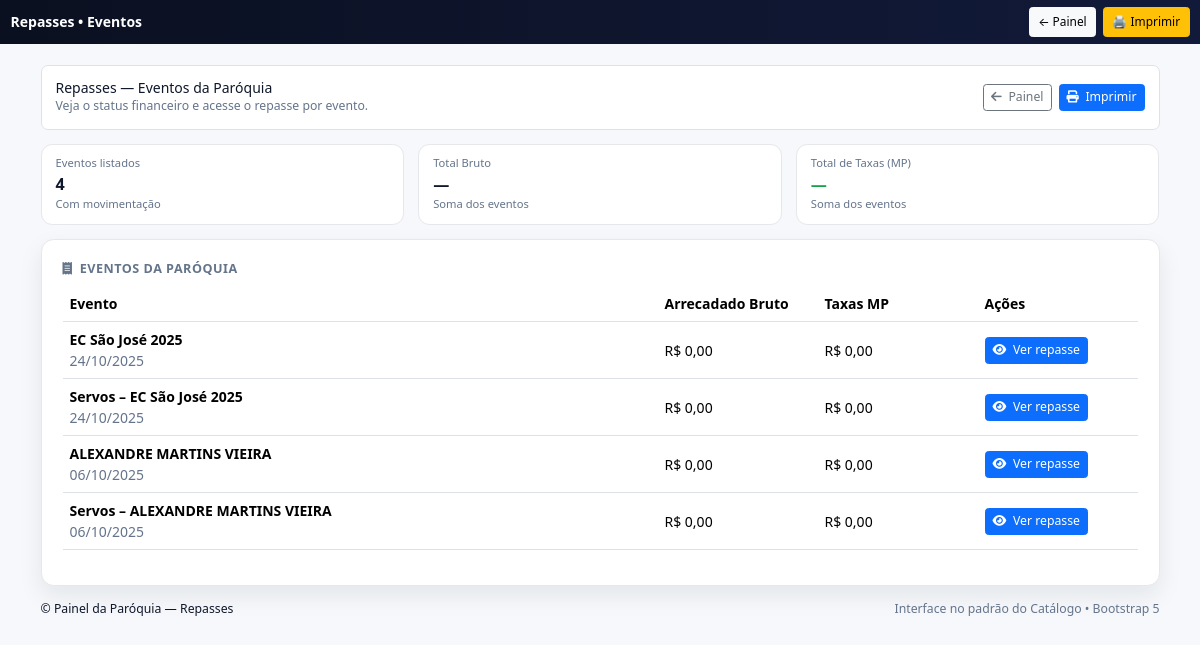
Page /admin-paroquia/financeiro/repasses/ (signed in) on the committed database.
### inscricoes/models.py (models this page shows, shortened)
class EventoAcampamento(models.Model):
    TIPO_ACAMPAMENTO = [
        ('senior',  'Acampamento Sênior'),
        ('juvenil', 'Acampamento Juvenil'),
        ('mirim',   'Acampamento Mirim'),
        ('servos',  'Acampamento de Servos'),
        ('casais',  'Encontro de Casais'),
        ('evento',  'Evento'),
        ('retiro',  'Retiro'),
        ('pagamento', 'Pagamento'),
    ]
    id = models.UUIDField(primary_key=True, default=uuid.uuid4, editable=False)
    nome = models.CharField(max_length=255)
    tipo = models.CharField(max_length=20, choices=TIPO_ACAMPAMENTO)
    data_inicio = models.DateField()
    data_fim = models.DateField()
    inicio_inscricoes = models.DateField()
    fim_inscricoes = models.DateField()
    valor_inscricao = models.DecimalField(
        max_digits=8,
        decimal_places=2,
        default=0.00,
        verbose_name="Valor da Inscrição"
    )
    slug = models.SlugField(unique=True, blank=True)
    paroquia = models.ForeignKey("Paroquia", on_delete=models.CASCADE, related_name="eventos")
    banner = CloudinaryField(null=True, blank=True, verbose_name="Banner do Evento")
    permitir_inscricao_servos = models.BooleanField(
        default=False,
        help_text="Se marcado, o evento de Servos vinculado pode receber inscrições."
    )
    evento_relacionado = models.ForeignKey(
        "self",
        on_delete=models.SET_NULL,
        null=True,
        blank=True,
        related_name="eventos_servos",
        help_text="Se este for um evento de Servos, vincule ao evento principal em que irão servir."
    )
    @property
    def principal(self):
        """Se for servos, retorna o evento principal; caso contrário, None."""
        return self.evento_relacionado if self.is_servos else None
    class Meta:
        constraints = [
            models.UniqueConstraint(
                fields=["evento_relacionado"],
                condition=Q(tipo="servos"),
                name="uniq_servos_por_evento_principal",
            ),
        ]

### inscricoes/views.py (the view)
# urls.py: path("admin-paroquia/financeiro/repasses/", views.repasse_lista_eventos, name="repasse_lista_eventos"),
@login_required
@user_passes_test(lambda u: u.is_admin_paroquia())
def repasse_lista_eventos(request):
    paroquia = request.user.paroquia
    eventos = (EventoAcampamento.objects
               .filter(paroquia=paroquia)
               .order_by("-data_inicio"))
    has_fee_mp = True
    try:
        Pagamento._meta.get_field("fee_mp")
    except FieldDoesNotExist:
        has_fee_mp = False
    linhas = []
    for ev in eventos:
        pagos = Pagamento.objects.filter(
            inscricao__evento=ev,
            status=Pagamento.StatusPagamento.CONFIRMADO
        )
        bruto = pagos.aggregate(total=Sum("valor"))["total"] or Decimal("0.00")
        if has_fee_mp:
            taxas_mp = pagos.aggregate(total=Sum("fee_mp"))["total"] or Decimal("0.00")
        else:
            taxas_mp = Decimal("0.00")  # sem a coluna fee_mp
        linhas.append({
            "evento": ev,
            "bruto": bruto,
            "taxas_mp": taxas_mp,
            "detalhe_url": reverse("inscricoes:repasse_evento_detalhe", args=[ev.id]),
            "sem_fee_mp": not has_fee_mp,
        })
    return render(request, "financeiro/repasse_lista_eventos.html", {"linhas": linhas})

### inscricoes/models.py (called while the page is built)
    def is_admin_paroquia(self):
        return self.tipo_usuario == 'admin_paroquia'

### inscricoes/templates/financeiro/repasse_lista_eventos.html (shortened to what this page needs)
{% load static %}
<!doctype html>
<html lang="pt-br">
<head>
  <link href="https://cdn.jsdelivr.net/npm/bootstrap@5.3.3/dist/css/bootstrap.min.css" rel="stylesheet"/>
  <link rel="stylesheet"
        href="https://cdnjs.cloudflare.com/ajax/libs/font-awesome/6.0.0/css/all.min.css"
 />
</head>
<body>
<nav class="navbar nav-pro navbar-dark">
  <div class="container-fluid">
    <a class="navbar-brand fw-bold" href="{% url 'inscricoes:admin_paroquia_painel' %}">Repasses • Eventos</a>
    <div class="d-flex align-items-center gap-2 ms-auto">
      <a class="btn btn-sm btn-light" href="{% url 'inscricoes:admin_paroquia_painel' %}">← Painel</a>
      <button id="printBtn" class="btn btn-sm btn-warning" type="button">🖨️ Imprimir</button>
    </div>
  </div>
</nav>
<main class="container py-3 py-lg-4">
  <div class="sticky-topbar border rounded-3 p-3 mb-3 bg-white">
    <div class="d-flex flex-wrap align-items-center justify-content-between gap-2">
      <div>
        <h1 class="h6 m-0">Repasses — Eventos da Paróquia</h1>
        <div class="small text-muted-2">Veja o status financeiro e acesse o repasse por evento.</div>
      </div>
      <div class="d-flex gap-2">
        <a class="btn btn-outline-secondary btn-sm" href="{% url 'inscricoes:admin_paroquia_painel' %}">
          <i class="fa-solid fa-arrow-left me-1"></i> Painel
        </a>
        <button id="printBtn2" class="btn btn-primary btn-sm" type="button">
          <i class="fa-solid fa-print me-1"></i> Imprimir
        </button>
      </div>
    </div>
  </div>
  <div class="row g-3 mb-3">
    <div class="col-12 col-md-4">
      <div class="kpi">
        <div class="small">Eventos listados</div>
        <div class="fs-4 fw-bold">{{ linhas|length }}</div>
        <div class="small">Com movimentação</div>
      </div>
    </div>
    <div class="col-12 col-md-4">
      <div class="kpi">
        <div class="small">Total Bruto</div>
        <div class="fs-4 fw-bold">
          {% if tot_bruto is not None %}R$ {{ tot_bruto|floatformat:2 }}{% else %}—{% endif %}
        </div>
        <div class="small">Soma dos eventos</div>
      </div>
    </div>
    <div class="col-12 col-md-4">
      <div class="kpi ok">
        <div class="small">Total de Taxas (MP)</div>
        <div class="fs-4 fw-bold">
          {% if tot_taxas is not None %}R$ {{ tot_taxas|floatformat:2 }}{% else %}—{% endif %}
        </div>
        <div class="small">Soma dos eventos</div>
      </div>
    </div>
  </div>
  <section class="card-clean p-3 p-md-4">
    <h2 class="sec-title"><i class="fa-solid fa-receipt me-1"></i> Eventos da Paróquia</h2>
    <div class="table-responsive">
      <table class="table table-hover align-middle">
        <thead>
          <tr>
            <th>Evento</th>
            <th style="width:160px">Arrecadado Bruto</th>
            <th style="width:160px">Taxas MP</th>
            <th style="width:160px">Ações</th>
          </tr>
        </thead>
        <tbody>
          {% for l in linhas %}
            <tr>
              <td>
                <strong>{{ l.evento.nome }}</strong><br>
                <span class="text-muted-2">{{ l.evento.data_inicio|date:"d/m/Y" }}</span>
              </td>
              <td>R$ {{ l.bruto|floatformat:2 }}</td>
              <td>R$ {{ l.taxas_mp|floatformat:2 }}</td>
              <td>
                <a class="btn btn-primary btn-sm" href="{{ l.detalhe_url }}">
                  <i class="fa-solid fa-eye me-1"></i> Ver repasse
                </a>
              </td>
            </tr>
          {% empty %}
            <tr>
              <td colspan="4" class="text-center text-muted-2 py-3">Nenhum evento encontrado.</td>
            </tr>
          {% endfor %}
        </tbody>
      </table>
    </div>
  </section>
  <footer class="py-3">
    <div class="d-flex flex-wrap justify-content-between align-items-center">
      <small>© {{ current_year }} Painel da Paróquia — Repasses</small>
      <small class="text-muted-2">Interface no padrão do Catálogo • Bootstrap 5</small>
    </div>
  </footer>
</main>
</body>
</html>

### inscricoes/templates/financeiro/repasse_lista_eventos.html (style rules this page uses)
:root { --ink:#0f172a; --muted:#64748b; --ring:rgba(37,99,235,.18); --g1:#0b1020; --g2:#111a3a; --base-font:14px; --ok:#16a34a; }
html { font-size: var(--base-font); }
body { background:#f6f8fb; color:var(--ink); }
.nav-pro { background:linear-gradient(90deg,var(--g1),var(--g2)); }
.navbar .btn { font-size:.85rem; padding:.35rem .6rem; }
.navbar-brand { font-size:1rem; }
.sticky-topbar { position: sticky; top: 0; z-index: 20; background:#ffffffd6; backdrop-filter: blur(6px); }
.card-clean { border:1px solid #e5e7eb; border-radius:.9rem; background:#fff; box-shadow:0 10px 24px rgba(17,24,39,.08); transition:transform .12s ease, box-shadow .12s ease; }
.sec-title { font-size:.9rem; color:var(--muted); text-transform:uppercase; letter-spacing:.04em; margin:0 0 .75rem; font-weight:700; }
.text-muted-2 { color:var(--muted); }
.kpi { background:#fff; border:1px solid #e5e7eb; border-radius:.8rem; padding:.75rem 1rem; }
.kpi .small { color:var(--muted); font-size:.8rem; }
.kpi .fs-4 { font-size:1.15rem !important; }
.kpi .fw-bold { font-weight:700 !important; }
.kpi.ok .fs-4 { color:var(--ok); }
table thead th { background:#0f172a; color:#fff; }

### rows in the picture
EventoAcampamento: evento.nome "EC São José 2025", evento.data_inicio "24/10/2025", bruto "0,00", taxas_mp "0,00"
EventoAcampamento: evento.nome "Servos – EC São José 2025", evento.data_inicio "24/10/2025", bruto "0,00", taxas_mp "0,00"
EventoAcampamento: evento.nome "ALEXANDRE MARTINS VIEIRA", evento.data_inicio "06/10/2025", bruto "0,00", taxas_mp "0,00"
EventoAcampamento: evento.nome "Servos – ALEXANDRE MARTINS VIEIRA", evento.data_inicio "06/10/2025", bruto "0,00", taxas_mp "0,00"

### other values in the picture
{{ linhas|length }} "4"
